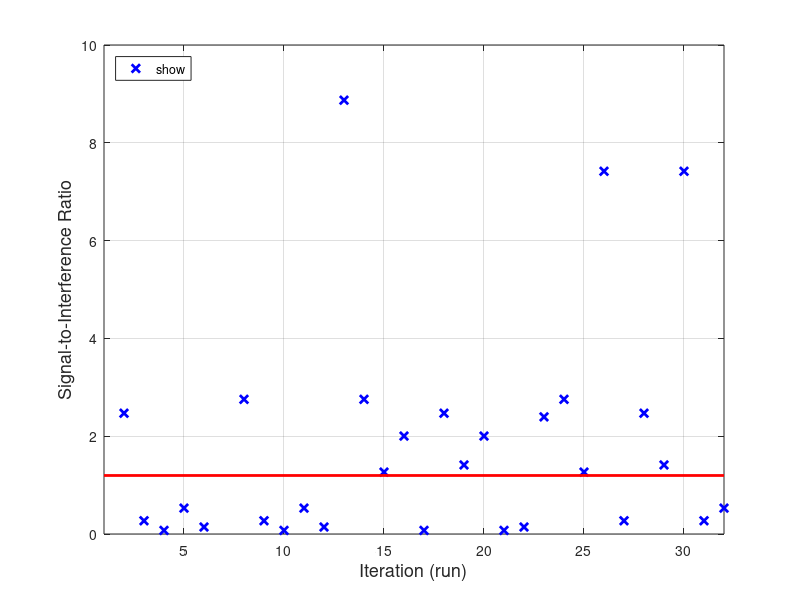

The MATLAB source for this figure:
% 10 devices, 2 heads, 8 members
% plot SIR level
clc;
clear;
maxSIR = 1.1966;

SIRGo = [46.1739, ...
         2.4694, ...
         0.2713, ...
         0.0732, ...
         0.5291, ...
         0.1429, ...
         41.4043, ...
         2.7538, ...
         0.2713, ...
         0.0732, ...
         0.5291, ...
         0.1429, ...
         8.8712, ...
         2.7538, ...
         1.2660, ...
         2.0027, ... % update
         0.0732, ...
         2.4694, ...
         1.4119, ...
         2.0027, ... % update
         0.0732, ...
         0.1429, ...
         2.3953, ...
         2.7538, ...
         1.2660, ...
         7.4174, ... % update
         0.2713, ...
         2.4694, ...
         1.4119, ...
         7.4174, ... % update
         0.2713, ...
         0.5291, ...
         ];

iter = [1:32];
SIRlevel = maxSIR*ones(1,32);

str_maxSIR = sprintf('max SIR');
plot(iter,SIRGo,'x','LineWidth',2,'Color','b','DisplayName',str_maxSIR); hold on;
str_SIRlevel = sprintf('SIR level');
plot(iter,SIRlevel,'-','LineWidth',2,'Color','r','DisplayName',str_SIRlevel); hold on;

axis([-inf,inf,0,10]);
xlabel('Iteration (run)','FontSize',13);
ylabel('Signal-to-Interference Ratio','FontSize',13);
legend('show','location','NorthWest');
grid on;